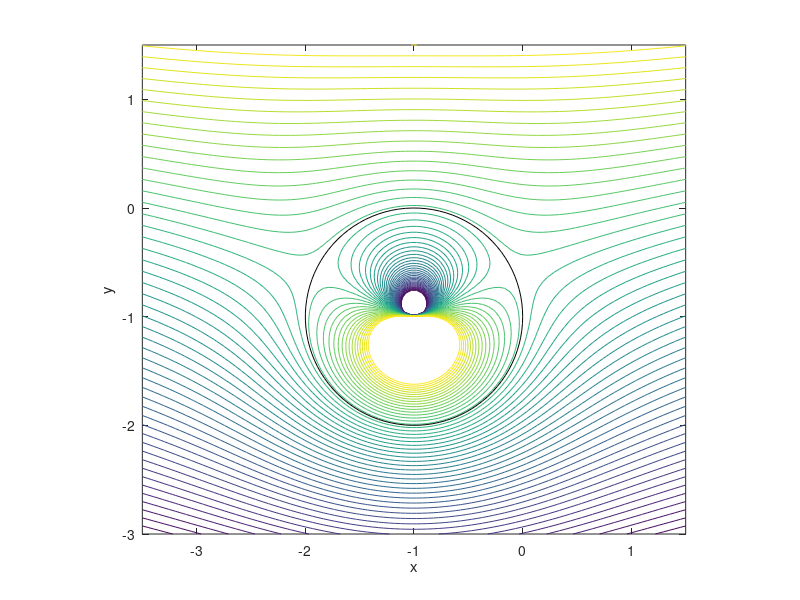

Write MATLAB code to recreate this figure.
nx=100;xmin=-3.5;xmax=1.5;
ny=100;ymin=-3.0;ymax=1.5;
[x,y]=meshgrid(linspace(xmin,xmax,nx),linspace(ymin,ymax,ny));
U0=5.0;
Gamma=8*pi;xGamma=-1.0;yGamma=-1.0;
K=5.0;xK=-1.0;yK=-1.0;
radius=@(x,y,x1,y1)(sqrt((x-x1).^2+(y-y1).^2));
PsiK=K*sin(atan2(y-yK,x-xK))./radius(x,y,xK,yK);
PsiGamma=Gamma*log(radius(x,y,xGamma,yGamma))./2/pi;
StreamFunction=U0*y-PsiGamma-PsiK;
levmin=StreamFunction(1,nx);
levmax=StreamFunction(ny,nx/2);
levels=linspace(levmin,levmax,50);
contour(x,y,StreamFunction,levels)
hold on
theta=linspace(0,2*pi);
plot(xGamma+cos(theta),yGamma+sin(theta),'k')
axis equal
axis([xmin xmax ymin ymax])
ylabel('y')
xlabel('x')
